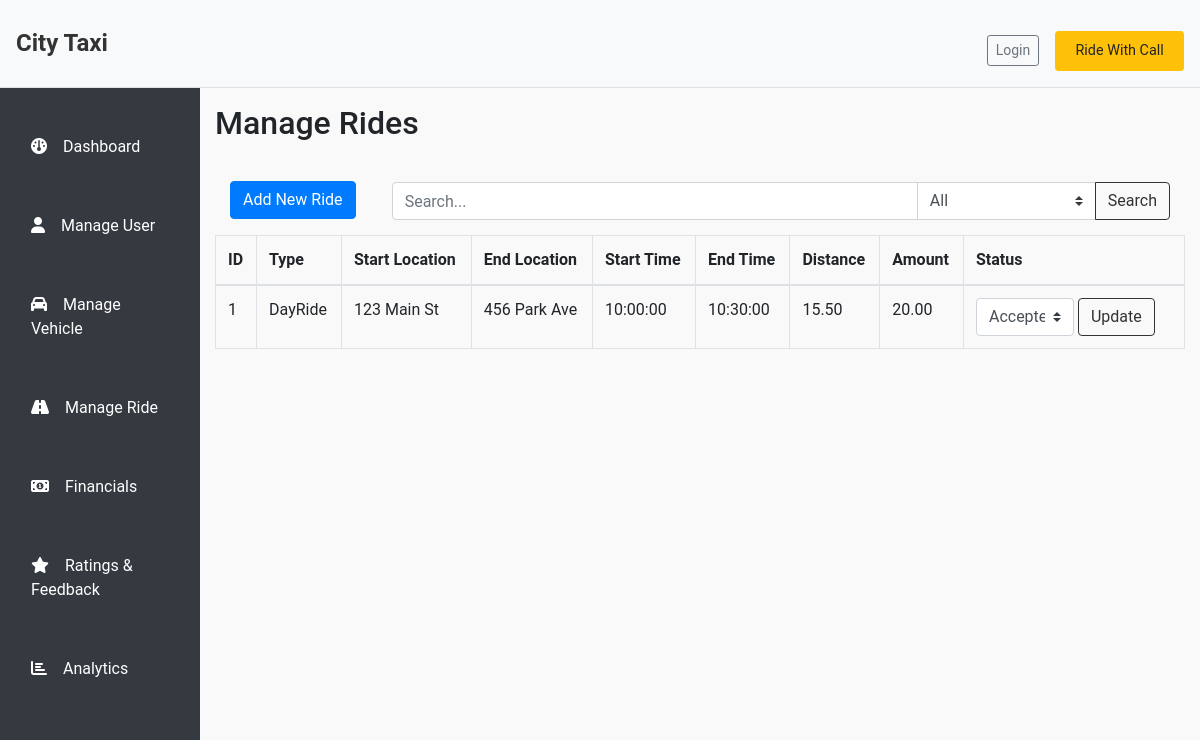
Screenshot of /AdminDashboard.php?page=manageRide with the database file from the repository.
### tables this page shows
CREATE TABLE `rides` (
  `Ride_ID` int(11) NOT NULL,
  `Taxi_ID` int(11) DEFAULT NULL,
  `Driver_ID` int(11) DEFAULT NULL,
  `Passenger_ID` int(11) DEFAULT NULL,
  `Type` varchar(50) DEFAULT NULL,
  `Start_Location` varchar(255) DEFAULT NULL,
  `End_Location` varchar(255) DEFAULT NULL,
  `Start_time` time DEFAULT NULL,
  `End_time` time DEFAULT NULL,
  `Start_date` date DEFAULT NULL,
  `End_date` date DEFAULT NULL,
  `Total_distance` decimal(10,2) DEFAULT NULL,
  `Amount` decimal(10,2) DEFAULT NULL,
  `Status` varchar(50) DEFAULT NULL
);

### Functions/Common/Rides.php (called while the page is built, shortened)
<?php
include_once __DIR__ . '/Database.php';
class Ride {
    private $conn;
    public function __construct() {
        $this->db = new Database();
        $this->conn = $this->db->getConnection();
    }
    public function fetchAllRides() {
        $query = "SELECT * FROM Rides";
        $stmt = $this->conn->prepare($query);
        $stmt->execute();
        return $stmt->fetchAll(PDO::FETCH_ASSOC);
    }
}
?>

### Functions/Common/Database.php (called while the page is built, shortened)
<?php
class Database {
    private $conn;
    public function open() {
        $dotenv = parse_ini_file(__DIR__ . '/../../env/.env');
        $host = $dotenv['DB_HOST'];
        $dbname = $dotenv['DB_NAME'];
        $user = $dotenv['DB_USER'];
        $password = $dotenv['DB_PASSWORD'];
        try {
            $this->conn = new PDO("mysql:host=$host;dbname=$dbname", $user, $password);
            $this->conn->setAttribute(PDO::ATTR_ERRMODE, PDO::ERRMODE_EXCEPTION);
        } catch (PDOException $e) {
            echo "Connection failed: " . $e->getMessage();
        }
        return $this->conn;
    }
    public function getConnection() {
        return $this->conn;
    }
}

### TemplateParts/Admin/PanelParts/manageRide.php (the view, shortened to what this page needs)
<?php
include_once 'Functions/Common/Database.php';
include_once 'Functions/Common/Rides.php';
$ride = new Ride();
if ($_SERVER['REQUEST_METHOD'] == 'POST' && isset($_POST['search'])) {
    $rideList = $ride->searchRides($_POST);
} else {
    $rideList = $ride->fetchAllRides();
}
?>
<div class="container mt-3">
    <div class="row">
        <h2>Manage Rides</h2>
    </div>
</div>
<div class="container mt-3">
    <div class="row">
        <div class="col-md-2">
            <a href="addRide.php" class="btn btn-primary mb-3">Add New Ride</a>
        </div>
        <div class="col-md-10">
            <form method="post" action="manageRide.php" class="form-inline justify-content-end mt-3">
                <div class="input-group" style="width: 100%;">
                    <input type="text" class="form-control" name="search_criteria" placeholder="Search..." aria-label="Search Rides" style="width: 50%;">
                    <select class="custom-select" name="status">
                        <option value="All">All</option>
                    </select>
                    <div class="input-group-append">
                        <button type="submit" class="btn btn-outline-secondary" name="search">Search</button>
                    </div>
                </div>
            </form>
        </div>
    </div>
    <div class="row">
        <table class="table table-bordered">
            <thead>
                <tr>
                    <th>ID</th>
                    <th>Type</th>
                    <th>Start Location</th>
                    <th>End Location</th>
                    <th>Start Time</th>
                    <th>End Time</th>
                    <th>Distance</th>
                    <th>Amount</th>
                    <th>Status</th>
                </tr>
            </thead>
            <tbody>
                <?php foreach ($rideList as $ride): ?>
                <tr>
                    <td><?= htmlspecialchars($ride['Ride_ID']) ?></td>
                    <td><?= htmlspecialchars($ride['Type']) ?></td>
                    <td><?= htmlspecialchars($ride['Start_Location']) ?></td>
                    <td><?= htmlspecialchars($ride['End_Location']) ?></td>
                    <td><?= htmlspecialchars($ride['Start_time']) ?></td>
                    <td><?= htmlspecialchars($ride['End_time']) ?></td>
                    <td><?= htmlspecialchars($ride['Total_distance']) ?></td>
                    <td><?= htmlspecialchars($ride['Amount']) ?></td>
                    <td>
                        <form method="post" action="">
                            <select class="custom-select" style="width: 50%;" name="new_status">
                                <option value="Accepted">Accepted</option>
                            </select>
                            <button type="submit" class="btn btn-outline-secondary" name="update_status">Update</button>
                        </form>
                    </td>
                </tr>
                <?php endforeach; ?>
            </tbody>
        </table>
    </div>
</div>

### Assets/Css/style.css (style rules this page uses)
body { background-color: #f9f9f9; font-family: 'Roboto', sans-serif; }
button.btn-outline-secondary { border-color: #333; color: #333; }
a { color: #ffc107; font-size: 1rem; margin-top: 15px; display: block; }

### rows the page displays
rides: Ride_ID "1", Type "DayRide", Start_Location "123 Main St", End_Location "456 Park Ave", Start_time "10:00:00", End_time "10:30:00", Total_distance "15.50", Amount "20.00"
